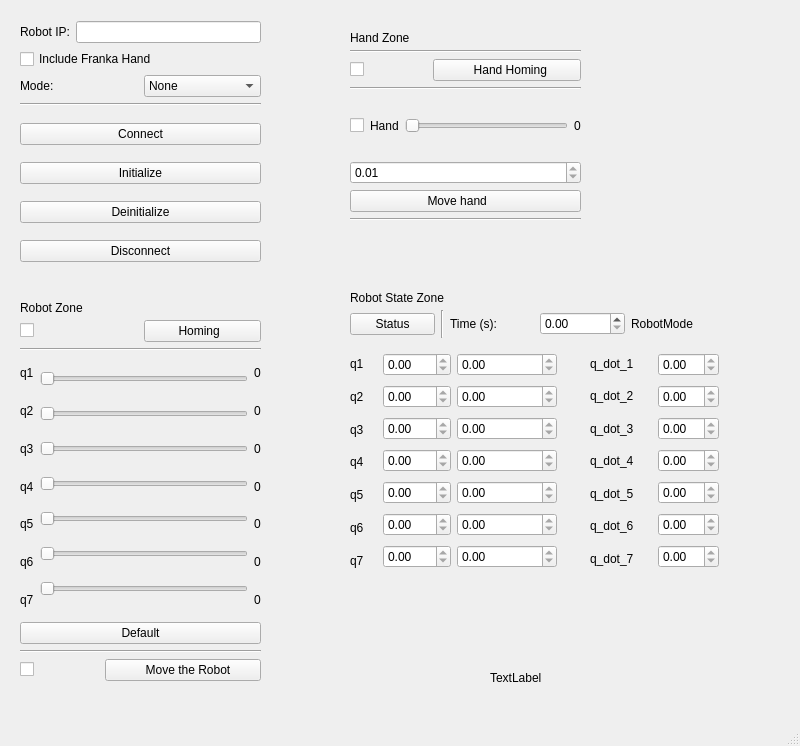
<?xml version="1.0" encoding="UTF-8"?>
<ui version="4.0">
 <class>MainWindow</class>
 <widget class="QMainWindow" name="MainWindow">
  <property name="geometry">
   <rect>
    <x>0</x>
    <y>0</y>
    <width>800</width>
    <height>746</height>
   </rect>
  </property>
  <property name="windowTitle">
   <string>JuankaEmika</string>
  </property>
  <widget class="QWidget" name="centralwidget">
   <widget class="QLabel" name="label_author">
    <property name="geometry">
     <rect>
      <x>490</x>
      <y>670</y>
      <width>58</width>
      <height>16</height>
     </rect>
    </property>
    <property name="text">
     <string>TextLabel</string>
    </property>
   </widget>
   <widget class="QLabel" name="label_2">
    <property name="geometry">
     <rect>
      <x>350</x>
      <y>30</y>
      <width>141</width>
      <height>16</height>
     </rect>
    </property>
    <property name="text">
     <string>Hand Zone</string>
    </property>
   </widget>
   <widget class="QWidget" name="layoutWidget">
    <property name="geometry">
     <rect>
      <x>20</x>
      <y>320</y>
      <width>241</width>
      <height>361</height>
     </rect>
    </property>
    <layout class="QVBoxLayout" name="verticalLayout_5">
     <item>
      <layout class="QVBoxLayout" name="verticalLayout_12">
       <item>
        <layout class="QHBoxLayout" name="horizontalLayout_3">
         <item>
          <widget class="QCheckBox" name="checkBox_robotHoming">
           <property name="text">
            <string/>
           </property>
          </widget>
         </item>
         <item>
          <widget class="QPushButton" name="pushButton_robotHoming">
           <property name="text">
            <string>         Homing           </string>
           </property>
           <property name="autoDefault">
            <bool>false</bool>
           </property>
           <property name="default">
            <bool>false</bool>
           </property>
          </widget>
         </item>
        </layout>
       </item>
       <item>
        <widget class="Line" name="line_7">
         <property name="orientation">
          <enum>Qt::Horizontal</enum>
         </property>
        </widget>
       </item>
      </layout>
     </item>
     <item>
      <layout class="QHBoxLayout" name="horizontalLayout_4">
       <item>
        <layout class="QHBoxLayout" name="horizontalLayout_8">
         <item>
          <layout class="QVBoxLayout" name="verticalLayout_7">
           <item>
            <widget class="QLabel" name="label_text_j1">
             <property name="text">
              <string>q1</string>
             </property>
            </widget>
           </item>
           <item>
            <widget class="QLabel" name="label_text_j1_2">
             <property name="text">
              <string>q2</string>
             </property>
            </widget>
           </item>
           <item>
            <widget class="QLabel" name="label_text_j1_3">
             <property name="text">
              <string>q3</string>
             </property>
            </widget>
           </item>
           <item>
            <widget class="QLabel" name="label_text_j1_4">
             <property name="text">
              <string>q4</string>
             </property>
            </widget>
           </item>
           <item>
            <widget class="QLabel" name="label_text_j1_5">
             <property name="text">
              <string>q5</string>
             </property>
            </widget>
           </item>
           <item>
            <widget class="QLabel" name="label_text_j1_6">
             <property name="text">
              <string>q6</string>
             </property>
            </widget>
           </item>
           <item>
            <widget class="QLabel" name="label_text_j1_7">
             <property name="text">
              <string>q7</string>
             </property>
            </widget>
           </item>
          </layout>
         </item>
         <item>
          <layout class="QVBoxLayout" name="verticalLayout_3">
           <item>
            <widget class="QSlider" name="reference_joint_1">
             <property name="orientation">
              <enum>Qt::Horizontal</enum>
             </property>
            </widget>
           </item>
           <item>
            <widget class="QSlider" name="reference_joint_2">
             <property name="orientation">
              <enum>Qt::Horizontal</enum>
             </property>
            </widget>
           </item>
           <item>
            <widget class="QSlider" name="reference_joint_3">
             <property name="orientation">
              <enum>Qt::Horizontal</enum>
             </property>
            </widget>
           </item>
           <item>
            <widget class="QSlider" name="reference_joint_4">
             <property name="orientation">
              <enum>Qt::Horizontal</enum>
             </property>
            </widget>
           </item>
           <item>
            <widget class="QSlider" name="reference_joint_5">
             <property name="orientation">
              <enum>Qt::Horizontal</enum>
             </property>
            </widget>
           </item>
           <item>
            <widget class="QSlider" name="reference_joint_6">
             <property name="orientation">
              <enum>Qt::Horizontal</enum>
             </property>
            </widget>
           </item>
           <item>
            <widget class="QSlider" name="reference_joint_7">
             <property name="orientation">
              <enum>Qt::Horizontal</enum>
             </property>
            </widget>
           </item>
          </layout>
         </item>
         <item>
          <layout class="QVBoxLayout" name="verticalLayout_4">
           <item>
            <widget class="QLabel" name="label_ref_joint_1">
             <property name="text">
              <string>0</string>
             </property>
            </widget>
           </item>
           <item>
            <widget class="QLabel" name="label_ref_joint_2">
             <property name="text">
              <string>0</string>
             </property>
            </widget>
           </item>
           <item>
            <widget class="QLabel" name="label_ref_joint_3">
             <property name="text">
              <string>0</string>
             </property>
            </widget>
           </item>
           <item>
            <widget class="QLabel" name="label_ref_joint_4">
             <property name="text">
              <string>0</string>
             </property>
            </widget>
           </item>
           <item>
            <widget class="QLabel" name="label_ref_joint_5">
             <property name="text">
              <string>0</string>
             </property>
            </widget>
           </item>
           <item>
            <widget class="QLabel" name="label_ref_joint_6">
             <property name="text">
              <string>0</string>
             </property>
            </widget>
           </item>
           <item>
            <widget class="QLabel" name="label_ref_joint_7">
             <property name="text">
              <string>0</string>
             </property>
            </widget>
           </item>
          </layout>
         </item>
        </layout>
       </item>
      </layout>
     </item>
     <item>
      <widget class="QPushButton" name="pushButton_default_ref">
       <property name="text">
        <string>Default</string>
       </property>
      </widget>
     </item>
     <item>
      <widget class="Line" name="line_8">
       <property name="orientation">
        <enum>Qt::Horizontal</enum>
       </property>
      </widget>
     </item>
     <item>
      <layout class="QHBoxLayout" name="horizontalLayout_5">
       <item>
        <widget class="QCheckBox" name="checkBox_joint_commands">
         <property name="text">
          <string/>
         </property>
        </widget>
       </item>
       <item>
        <widget class="QPushButton" name="pushButton_joint_commands">
         <property name="text">
          <string>           Move the Robot        </string>
         </property>
         <property name="flat">
          <bool>false</bool>
         </property>
        </widget>
       </item>
      </layout>
     </item>
    </layout>
   </widget>
   <widget class="QLabel" name="label_3">
    <property name="geometry">
     <rect>
      <x>20</x>
      <y>300</y>
      <width>141</width>
      <height>16</height>
     </rect>
    </property>
    <property name="text">
     <string>Robot Zone</string>
    </property>
   </widget>
   <widget class="QWidget" name="layoutWidget">
    <property name="geometry">
     <rect>
      <x>350</x>
      <y>50</y>
      <width>231</width>
      <height>171</height>
     </rect>
    </property>
    <layout class="QVBoxLayout" name="verticalLayout_6">
     <item>
      <layout class="QVBoxLayout" name="verticalLayout_2">
       <item>
        <widget class="Line" name="line_5">
         <property name="orientation">
          <enum>Qt::Horizontal</enum>
         </property>
        </widget>
       </item>
       <item>
        <layout class="QHBoxLayout" name="horizontalLayout_2">
         <item>
          <widget class="QCheckBox" name="checkBox_homingGripper">
           <property name="text">
            <string/>
           </property>
          </widget>
         </item>
         <item>
          <widget class="QPushButton" name="pushButton_handHoming">
           <property name="mouseTracking">
            <bool>false</bool>
           </property>
           <property name="text">
            <string>           Hand Homing         </string>
           </property>
           <property name="flat">
            <bool>false</bool>
           </property>
          </widget>
         </item>
        </layout>
       </item>
      </layout>
     </item>
     <item>
      <widget class="Line" name="line_4">
       <property name="orientation">
        <enum>Qt::Horizontal</enum>
       </property>
      </widget>
     </item>
     <item>
      <layout class="QHBoxLayout" name="horizontalLayout_6">
       <item>
        <widget class="QCheckBox" name="checkBox_move_hand">
         <property name="text">
          <string/>
         </property>
        </widget>
       </item>
       <item>
        <layout class="QHBoxLayout" name="horizontalLayout_9">
         <item>
          <widget class="QLabel" name="label_text_j1_8">
           <property name="text">
            <string>Hand</string>
           </property>
          </widget>
         </item>
         <item>
          <widget class="QSlider" name="horizontalSlider_gripper">
           <property name="maximum">
            <number>8</number>
           </property>
           <property name="orientation">
            <enum>Qt::Horizontal</enum>
           </property>
          </widget>
         </item>
         <item>
          <widget class="QLabel" name="label_ref_joint_hand">
           <property name="text">
            <string>0</string>
           </property>
          </widget>
         </item>
        </layout>
       </item>
      </layout>
     </item>
     <item>
      <widget class="QDoubleSpinBox" name="doubleSpinBox_hand">
       <property name="mouseTracking">
        <bool>true</bool>
       </property>
       <property name="readOnly">
        <bool>true</bool>
       </property>
       <property name="minimum">
        <double>0.010000000000000</double>
       </property>
       <property name="maximum">
        <double>0.080000000000000</double>
       </property>
      </widget>
     </item>
     <item>
      <widget class="QPushButton" name="pushButton_move_hand">
       <property name="mouseTracking">
        <bool>false</bool>
       </property>
       <property name="text">
        <string>Move hand     </string>
       </property>
       <property name="flat">
        <bool>false</bool>
       </property>
      </widget>
     </item>
     <item>
      <widget class="Line" name="line_3">
       <property name="orientation">
        <enum>Qt::Horizontal</enum>
       </property>
      </widget>
     </item>
    </layout>
   </widget>
   <widget class="QLabel" name="label_6">
    <property name="geometry">
     <rect>
      <x>350</x>
      <y>290</y>
      <width>141</width>
      <height>16</height>
     </rect>
    </property>
    <property name="text">
     <string>Robot State Zone</string>
    </property>
   </widget>
   <widget class="QWidget" name="layoutWidget">
    <property name="geometry">
     <rect>
      <x>20</x>
      <y>10</y>
      <width>241</width>
      <height>268</height>
     </rect>
    </property>
    <layout class="QVBoxLayout" name="verticalLayout_11">
     <item>
      <layout class="QVBoxLayout" name="verticalLayout_10">
       <item>
        <layout class="QVBoxLayout" name="verticalLayout_9">
         <item>
          <layout class="QVBoxLayout" name="verticalLayout_8">
           <item>
            <layout class="QVBoxLayout" name="verticalLayout">
             <item>
              <layout class="QHBoxLayout" name="horizontalLayout">
               <item>
                <widget class="QLabel" name="label_robotIp">
                 <property name="text">
                  <string>Robot IP:</string>
                 </property>
                </widget>
               </item>
               <item>
                <widget class="QLineEdit" name="lineEdit_robotIp"/>
               </item>
              </layout>
             </item>
             <item>
              <layout class="QHBoxLayout" name="horizontalLayout_11">
               <item>
                <widget class="QCheckBox" name="checkBox_handGripper">
                 <property name="text">
                  <string>Include Franka Hand </string>
                 </property>
                </widget>
               </item>
              </layout>
             </item>
             <item>
              <layout class="QHBoxLayout" name="horizontalLayout_12">
               <item>
                <widget class="QLabel" name="label_5">
                 <property name="text">
                  <string>Mode:</string>
                 </property>
                </widget>
               </item>
               <item>
                <widget class="QComboBox" name="comboBox">
                 <item>
                  <property name="text">
                   <string>None</string>
                  </property>
                 </item>
                 <item>
                  <property name="text">
                   <string>PositionControl</string>
                  </property>
                 </item>
                 <item>
                  <property name="text">
                   <string>VelocityControl</string>
                  </property>
                 </item>
                </widget>
               </item>
              </layout>
             </item>
            </layout>
           </item>
          </layout>
         </item>
        </layout>
       </item>
       <item>
        <widget class="Line" name="line_6">
         <property name="orientation">
          <enum>Qt::Horizontal</enum>
         </property>
        </widget>
       </item>
      </layout>
     </item>
     <item>
      <widget class="QPushButton" name="pushButton_connect">
       <property name="text">
        <string>Connect</string>
       </property>
      </widget>
     </item>
     <item>
      <widget class="QPushButton" name="pushButton_initialize">
       <property name="text">
        <string>Initialize</string>
       </property>
      </widget>
     </item>
     <item>
      <widget class="QPushButton" name="pushButton_deinitialize">
       <property name="text">
        <string>Deinitialize</string>
       </property>
      </widget>
     </item>
     <item>
      <widget class="QPushButton" name="pushButton_disconnect">
       <property name="text">
        <string>Disconnect</string>
       </property>
      </widget>
     </item>
    </layout>
   </widget>
   <widget class="QWidget" name="layoutWidget">
    <property name="geometry">
     <rect>
      <x>350</x>
      <y>310</y>
      <width>365</width>
      <height>28</height>
     </rect>
    </property>
    <layout class="QHBoxLayout" name="horizontalLayout_10">
     <item>
      <widget class="QPushButton" name="pushButton_led">
       <property name="text">
        <string>Status</string>
       </property>
      </widget>
     </item>
     <item>
      <widget class="Line" name="line">
       <property name="orientation">
        <enum>Qt::Vertical</enum>
       </property>
      </widget>
     </item>
     <item>
      <widget class="QLabel" name="label_text_j1_16">
       <property name="text">
        <string>Time (s):</string>
       </property>
      </widget>
     </item>
     <item>
      <widget class="QDoubleSpinBox" name="doubleSpinBox_time">
       <property name="maximum">
        <double>99990000.000000000000000</double>
       </property>
      </widget>
     </item>
     <item>
      <widget class="QLabel" name="label_robot_mode">
       <property name="text">
        <string>RobotMode</string>
       </property>
      </widget>
     </item>
    </layout>
   </widget>
   <widget class="QWidget" name="layoutWidget">
    <property name="geometry">
     <rect>
      <x>350</x>
      <y>350</y>
      <width>207</width>
      <height>224</height>
     </rect>
    </property>
    <layout class="QHBoxLayout" name="horizontalLayout_14">
     <item>
      <layout class="QHBoxLayout" name="horizontalLayout_13">
       <item>
        <layout class="QVBoxLayout" name="verticalLayout_15">
         <item>
          <widget class="QLabel" name="label_text_j1_17">
           <property name="text">
            <string>q1</string>
           </property>
          </widget>
         </item>
         <item>
          <widget class="QLabel" name="label_text_j1_18">
           <property name="text">
            <string>q2</string>
           </property>
          </widget>
         </item>
         <item>
          <widget class="QLabel" name="label_text_j1_19">
           <property name="text">
            <string>q3</string>
           </property>
          </widget>
         </item>
         <item>
          <widget class="QLabel" name="label_text_j1_20">
           <property name="text">
            <string>q4</string>
           </property>
          </widget>
         </item>
         <item>
          <widget class="QLabel" name="label_text_j1_21">
           <property name="text">
            <string>q5</string>
           </property>
          </widget>
         </item>
         <item>
          <widget class="QLabel" name="label_text_j1_22">
           <property name="text">
            <string>q6</string>
           </property>
          </widget>
         </item>
         <item>
          <widget class="QLabel" name="label_text_j1_23">
           <property name="text">
            <string>q7</string>
           </property>
          </widget>
         </item>
        </layout>
       </item>
       <item>
        <layout class="QVBoxLayout" name="verticalLayout_16">
         <item>
          <widget class="QDoubleSpinBox" name="doubleSpinBox_deg_q_1">
           <property name="mouseTracking">
            <bool>true</bool>
           </property>
           <property name="readOnly">
            <bool>true</bool>
           </property>
           <property name="minimum">
            <double>-360.000000000000000</double>
           </property>
           <property name="maximum">
            <double>360.000000000000000</double>
           </property>
          </widget>
         </item>
         <item>
          <widget class="QDoubleSpinBox" name="doubleSpinBox_deg_q_2">
           <property name="mouseTracking">
            <bool>true</bool>
           </property>
           <property name="readOnly">
            <bool>true</bool>
           </property>
           <property name="minimum">
            <double>-360.000000000000000</double>
           </property>
           <property name="maximum">
            <double>360.000000000000000</double>
           </property>
          </widget>
         </item>
         <item>
          <widget class="QDoubleSpinBox" name="doubleSpinBox_deg_q_3">
           <property name="mouseTracking">
            <bool>true</bool>
           </property>
           <property name="readOnly">
            <bool>true</bool>
           </property>
           <property name="minimum">
            <double>-360.000000000000000</double>
           </property>
           <property name="maximum">
            <double>360.000000000000000</double>
           </property>
          </widget>
         </item>
         <item>
          <widget class="QDoubleSpinBox" name="doubleSpinBox_deg_q_4">
           <property name="mouseTracking">
            <bool>true</bool>
           </property>
           <property name="readOnly">
            <bool>true</bool>
           </property>
           <property name="minimum">
            <double>-360.000000000000000</double>
           </property>
           <property name="maximum">
            <double>360.000000000000000</double>
           </property>
          </widget>
         </item>
         <item>
          <widget class="QDoubleSpinBox" name="doubleSpinBox_deg_q_5">
           <property name="mouseTracking">
            <bool>true</bool>
           </property>
           <property name="readOnly">
            <bool>true</bool>
           </property>
           <property name="minimum">
            <double>-360.000000000000000</double>
           </property>
           <property name="maximum">
            <double>360.000000000000000</double>
           </property>
          </widget>
         </item>
         <item>
          <widget class="QDoubleSpinBox" name="doubleSpinBox_deg_q_6">
           <property name="mouseTracking">
            <bool>true</bool>
           </property>
           <property name="readOnly">
            <bool>true</bool>
           </property>
           <property name="minimum">
            <double>-360.000000000000000</double>
           </property>
           <property name="maximum">
            <double>360.000000000000000</double>
           </property>
          </widget>
         </item>
         <item>
          <widget class="QDoubleSpinBox" name="doubleSpinBox_deg_q_7">
           <property name="mouseTracking">
            <bool>true</bool>
           </property>
           <property name="readOnly">
            <bool>true</bool>
           </property>
           <property name="minimum">
            <double>-360.000000000000000</double>
           </property>
           <property name="maximum">
            <double>360.000000000000000</double>
           </property>
          </widget>
         </item>
        </layout>
       </item>
      </layout>
     </item>
     <item>
      <layout class="QHBoxLayout" name="horizontalLayout_7">
       <item>
        <layout class="QVBoxLayout" name="verticalLayout_13">
         <item>
          <widget class="QDoubleSpinBox" name="doubleSpinBox_q_1">
           <property name="mouseTracking">
            <bool>true</bool>
           </property>
           <property name="readOnly">
            <bool>true</bool>
           </property>
           <property name="minimum">
            <double>-3.000000000000000</double>
           </property>
           <property name="maximum">
            <double>3.000000000000000</double>
           </property>
          </widget>
         </item>
         <item>
          <widget class="QDoubleSpinBox" name="doubleSpinBox_q_2">
           <property name="mouseTracking">
            <bool>true</bool>
           </property>
           <property name="readOnly">
            <bool>true</bool>
           </property>
           <property name="minimum">
            <double>-3.000000000000000</double>
           </property>
           <property name="maximum">
            <double>3.000000000000000</double>
           </property>
          </widget>
         </item>
         <item>
          <widget class="QDoubleSpinBox" name="doubleSpinBox_q_3">
           <property name="mouseTracking">
            <bool>true</bool>
           </property>
           <property name="readOnly">
            <bool>true</bool>
           </property>
           <property name="minimum">
            <double>-3.000000000000000</double>
           </property>
           <property name="maximum">
            <double>3.000000000000000</double>
           </property>
          </widget>
         </item>
         <item>
          <widget class="QDoubleSpinBox" name="doubleSpinBox_q_4">
           <property name="mouseTracking">
            <bool>true</bool>
           </property>
           <property name="readOnly">
            <bool>true</bool>
           </property>
           <property name="minimum">
            <double>-3.000000000000000</double>
           </property>
           <property name="maximum">
            <double>3.000000000000000</double>
           </property>
          </widget>
         </item>
         <item>
          <widget class="QDoubleSpinBox" name="doubleSpinBox_q_5">
           <property name="mouseTracking">
            <bool>true</bool>
           </property>
           <property name="readOnly">
            <bool>true</bool>
           </property>
           <property name="minimum">
            <double>-3.000000000000000</double>
           </property>
           <property name="maximum">
            <double>3.000000000000000</double>
           </property>
          </widget>
         </item>
         <item>
          <widget class="QDoubleSpinBox" name="doubleSpinBox_q_6">
           <property name="mouseTracking">
            <bool>true</bool>
           </property>
           <property name="readOnly">
            <bool>true</bool>
           </property>
           <property name="minimum">
            <double>-3.000000000000000</double>
           </property>
           <property name="maximum">
            <double>3.000000000000000</double>
           </property>
          </widget>
         </item>
         <item>
          <widget class="QDoubleSpinBox" name="doubleSpinBox_q_7">
           <property name="mouseTracking">
            <bool>true</bool>
           </property>
           <property name="readOnly">
            <bool>true</bool>
           </property>
           <property name="minimum">
            <double>-3.000000000000000</double>
           </property>
           <property name="maximum">
            <double>3.000000000000000</double>
           </property>
          </widget>
         </item>
        </layout>
       </item>
      </layout>
     </item>
    </layout>
   </widget>
   <widget class="QWidget" name="">
    <property name="geometry">
     <rect>
      <x>590</x>
      <y>350</y>
      <width>129</width>
      <height>222</height>
     </rect>
    </property>
    <layout class="QHBoxLayout" name="horizontalLayout_15">
     <item>
      <layout class="QVBoxLayout" name="verticalLayout_14">
       <item>
        <widget class="QLabel" name="label_text_j_dot_1">
         <property name="text">
          <string>q_dot_1</string>
         </property>
        </widget>
       </item>
       <item>
        <widget class="QLabel" name="label_text_j_dot_2">
         <property name="text">
          <string>q_dot_2</string>
         </property>
        </widget>
       </item>
       <item>
        <widget class="QLabel" name="label_text_j_dot_3">
         <property name="text">
          <string>q_dot_3</string>
         </property>
        </widget>
       </item>
       <item>
        <widget class="QLabel" name="label_text_j_dot_4">
         <property name="text">
          <string>q_dot_4</string>
         </property>
        </widget>
       </item>
       <item>
        <widget class="QLabel" name="label_text_j_dot_5">
         <property name="text">
          <string>q_dot_5</string>
         </property>
        </widget>
       </item>
       <item>
        <widget class="QLabel" name="label_text_j_dot_6">
         <property name="text">
          <string>q_dot_6</string>
         </property>
        </widget>
       </item>
       <item>
        <widget class="QLabel" name="label_text_j_dot_7">
         <property name="text">
          <string>q_dot_7</string>
         </property>
        </widget>
       </item>
      </layout>
     </item>
     <item>
      <layout class="QVBoxLayout" name="verticalLayout_17">
       <item>
        <widget class="QDoubleSpinBox" name="doubleSpinBox_q_dot_1">
         <property name="mouseTracking">
          <bool>true</bool>
         </property>
         <property name="readOnly">
          <bool>true</bool>
         </property>
         <property name="minimum">
          <double>-3.000000000000000</double>
         </property>
         <property name="maximum">
          <double>3.000000000000000</double>
         </property>
        </widget>
       </item>
       <item>
        <widget class="QDoubleSpinBox" name="doubleSpinBox_q_dot_2">
         <property name="mouseTracking">
          <bool>true</bool>
         </property>
         <property name="readOnly">
          <bool>true</bool>
         </property>
         <property name="minimum">
          <double>-3.000000000000000</double>
         </property>
         <property name="maximum">
          <double>3.000000000000000</double>
         </property>
        </widget>
       </item>
       <item>
        <widget class="QDoubleSpinBox" name="doubleSpinBox_q_dot_3">
         <property name="mouseTracking">
          <bool>true</bool>
         </property>
         <property name="readOnly">
          <bool>true</bool>
         </property>
         <property name="minimum">
          <double>-3.000000000000000</double>
         </property>
         <property name="maximum">
          <double>3.000000000000000</double>
         </property>
        </widget>
       </item>
       <item>
        <widget class="QDoubleSpinBox" name="doubleSpinBox_q_dot_4">
         <property name="mouseTracking">
          <bool>true</bool>
         </property>
         <property name="readOnly">
          <bool>true</bool>
         </property>
         <property name="minimum">
          <double>-3.000000000000000</double>
         </property>
         <property name="maximum">
          <double>3.000000000000000</double>
         </property>
        </widget>
       </item>
       <item>
        <widget class="QDoubleSpinBox" name="doubleSpinBox_q_dot_5">
         <property name="mouseTracking">
          <bool>true</bool>
         </property>
         <property name="readOnly">
          <bool>true</bool>
         </property>
         <property name="minimum">
          <double>-3.000000000000000</double>
         </property>
         <property name="maximum">
          <double>3.000000000000000</double>
         </property>
        </widget>
       </item>
       <item>
        <widget class="QDoubleSpinBox" name="doubleSpinBox_q_dot_6">
         <property name="mouseTracking">
          <bool>true</bool>
         </property>
         <property name="readOnly">
          <bool>true</bool>
         </property>
         <property name="minimum">
          <double>-3.000000000000000</double>
         </property>
         <property name="maximum">
          <double>3.000000000000000</double>
         </property>
        </widget>
       </item>
       <item>
        <widget class="QDoubleSpinBox" name="doubleSpinBox_q_dot_7">
         <property name="mouseTracking">
          <bool>true</bool>
         </property>
         <property name="readOnly">
          <bool>true</bool>
         </property>
         <property name="minimum">
          <double>-3.000000000000000</double>
         </property>
         <property name="maximum">
          <double>3.000000000000000</double>
         </property>
        </widget>
       </item>
      </layout>
     </item>
    </layout>
   </widget>
  </widget>
  <widget class="QMenuBar" name="menubar">
   <property name="geometry">
    <rect>
     <x>0</x>
     <y>0</y>
     <width>800</width>
     <height>22</height>
    </rect>
   </property>
  </widget>
  <widget class="QStatusBar" name="statusbar"/>
 </widget>
 <resources/>
 <connections/>
</ui>
